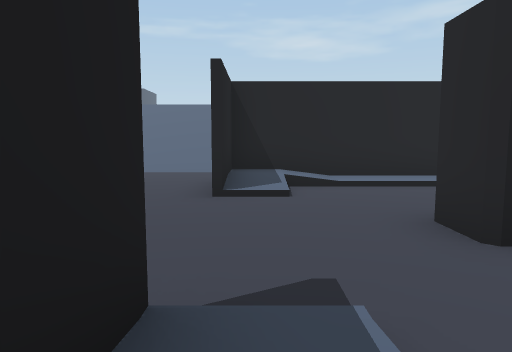
[1] (above)

20 first-person views from a walk through a scene from a Unity 3-D project. The camera is 1.3 m above the floor, tilts 6° down and sees 70° across. The floor is counted in squares, 2 m on a side. Each view is taken from the middle of a square. On the plan, view 1 faces up. The plan holds only what a view shows up to about 11 squares ahead; the rest is blank. The place goes on beyond the plan. The player is left out.

[2]
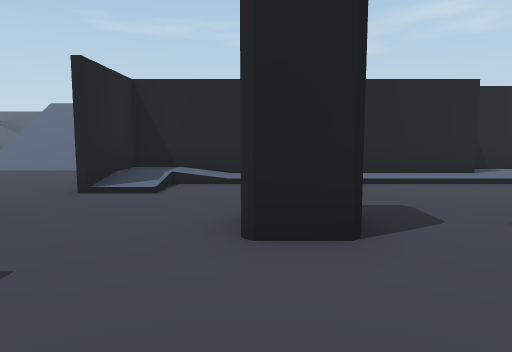

[3]
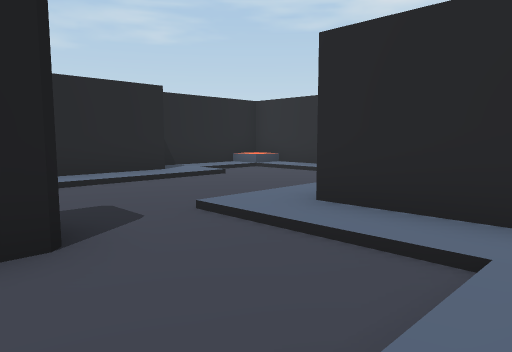

[4]
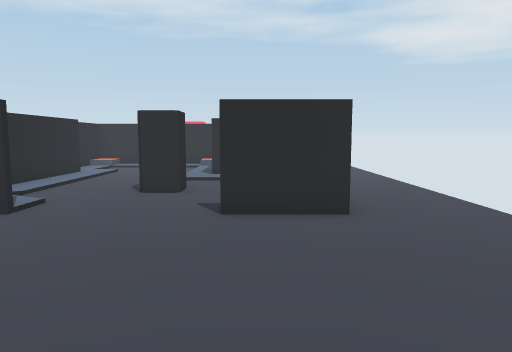

[5]
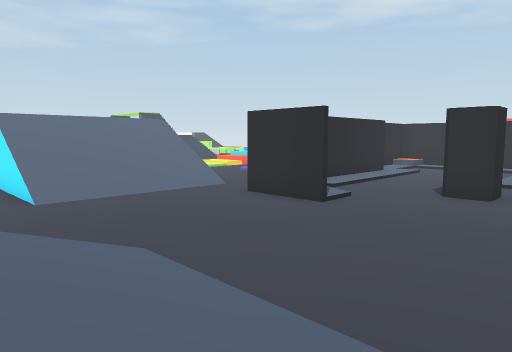

[6]
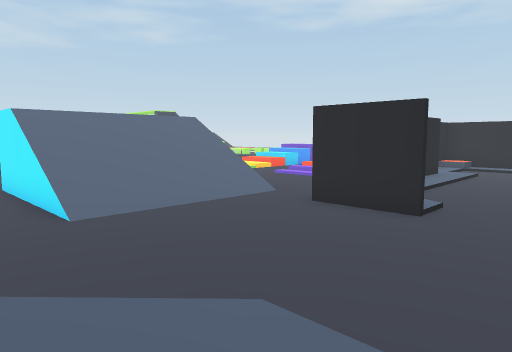

[7]
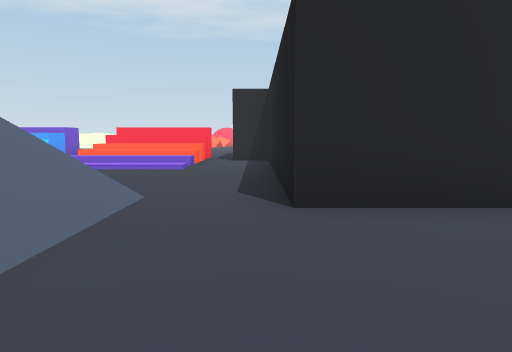

[8]
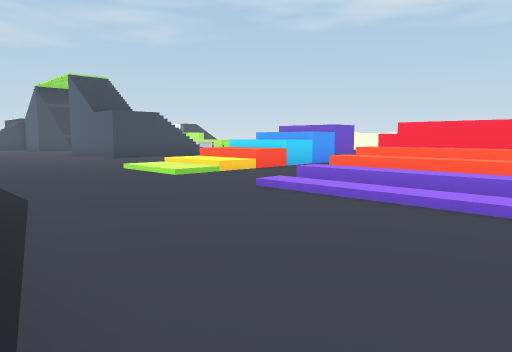

[9]
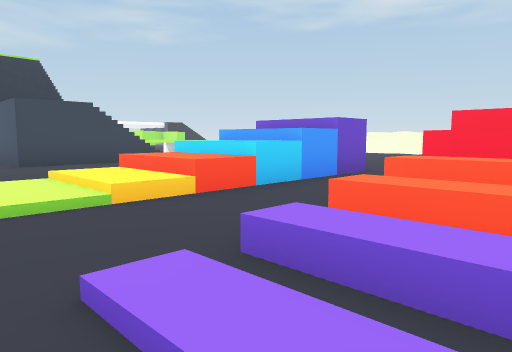

[10]
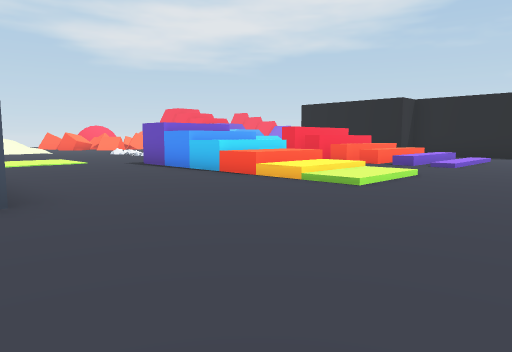

[11]
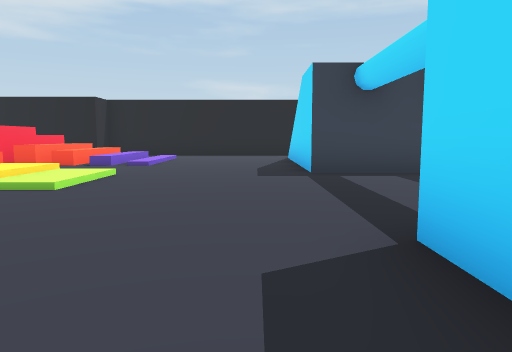

[12]
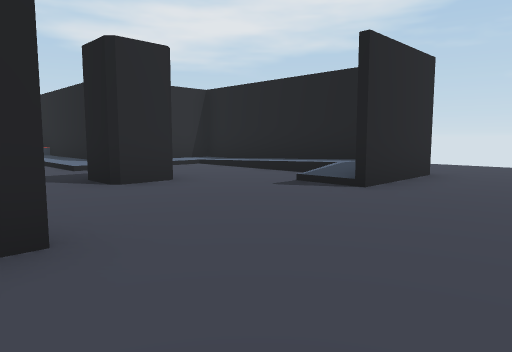

[13]
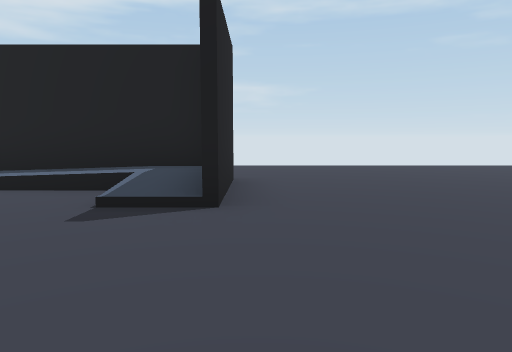

[14]
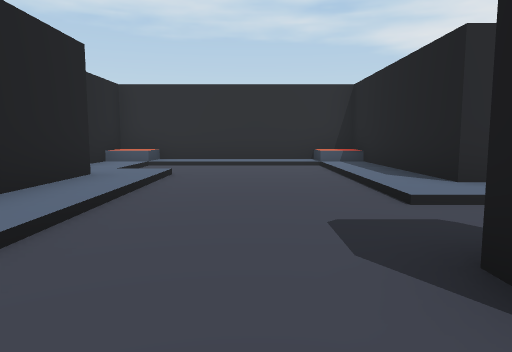

[15]
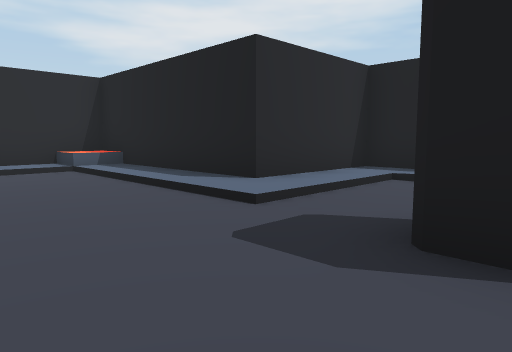

[16]
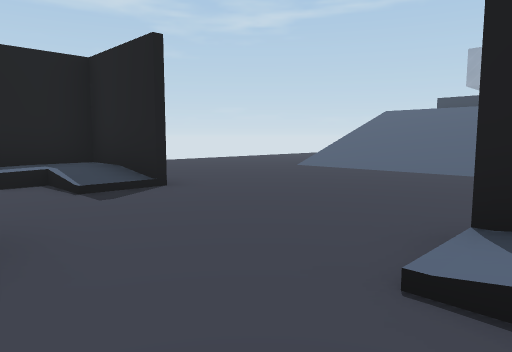

[17]
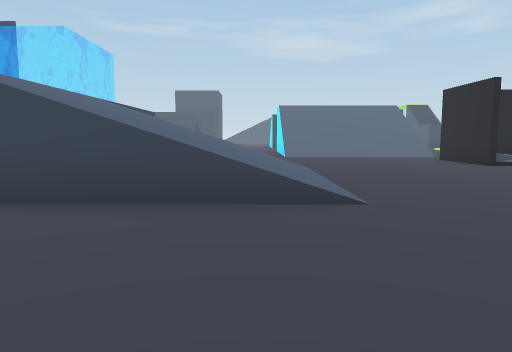

[18]
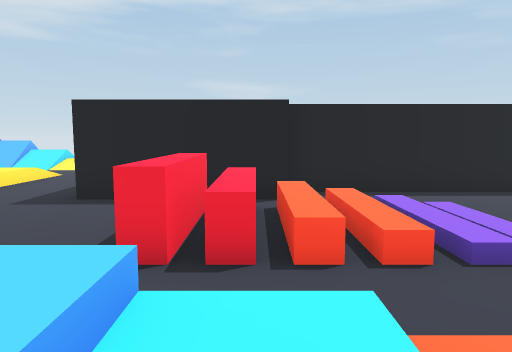

[19]
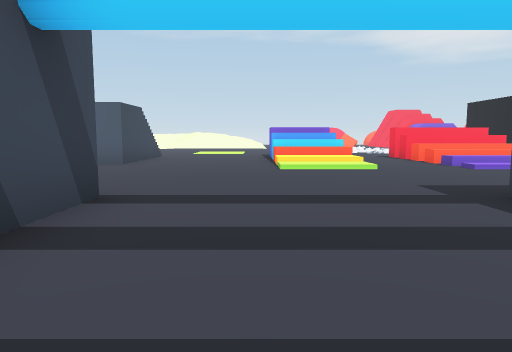

[20]
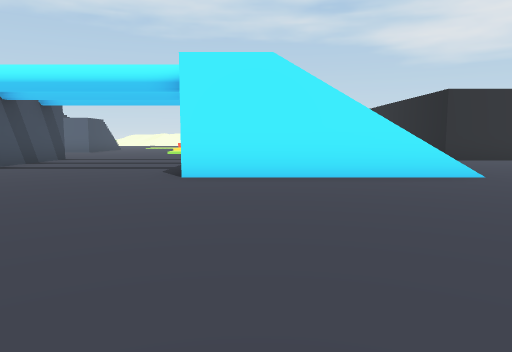

### Floor plan
Key: @ floor where view 1 was taken; # wall or solid block; . main floor; : floor 0.25 m higher than the main floor; + floor 0.5 m higher than the main floor; * floor 0.75 m higher than the main floor; % floor 4 m higher than the main floor; / step, stairs or slope; = window, fence, low wall or low ledge; ^ raised ledge; v drop or lower ground; C column.
Columns run from 11 left of view 1 to 10 right of it. Each row starts with its distance up from view 1.
 23                 v/
 22              .. v/
 21             ....#
 20            .........
 19         %%%...........
 18        ...............
 17      .................
 16     ...........///// .
 15   .............///// .
 14  .....#/ %//..........
 13 ......v%%%%.........
 12  .....v/////...//^^#..
 11   ....v/////...//^^#..
 10     ..#/////...//^^#..
  9      ............#####
  8      .....########:::#
  7      .....#+/::::::..:
  6      .....#/.........:
  5    //=/..............:
  4   /////..............:
  3   /////......CC.:::::*
  2   /////.........:#####
  1   /////...#/....:#
  0    .......#@++:: #
 -1    .......#######
 -2     ............
 -3     ............

Positions as (right, up) in squares from view 1, and headings:
1: (0, 0), facing up
2: (2, 0), facing up
3: (2, 0), facing up-right
4: (-7, 1), facing right
5: (-7, 1), facing up-right
6: (-7, 3), facing up-right
7: (-4, 8), facing right
8: (0, 9), facing up-right
9: (3, 11), facing up-right
10: (1, 21), facing down-right
11: (1, 21), facing down
12: (-3, 6), facing down-right
13: (-1, 5), facing down
14: (1, 5), facing right
15: (2, 6), facing down-right
16: (2, 6), facing down-left
17: (-6, -3), facing up
18: (7, 16), facing down
19: (-4, 17), facing right
20: (-11, 13), facing right
